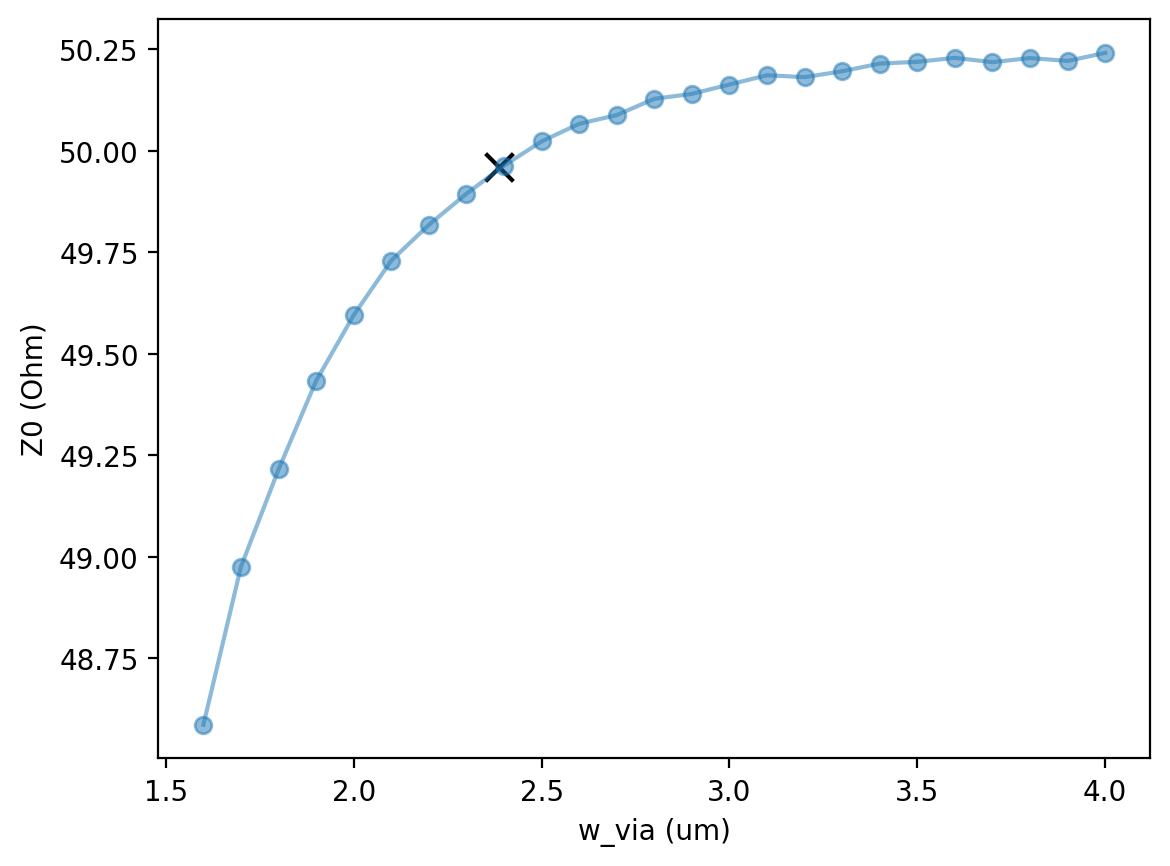

The script that saved this image:
import pandas as pd
import numpy as np
import matplotlib.pyplot as plt

# plt.gca().set_facecolor("gray")


def load_csv(filepath):
    df = pd.read_csv(filepath)
    w_via = df["w_via"]
    Z0 = df["Z0"]
    # convert to numpy array
    w_via = np.array(w_via)
    # Z0 is complex a+bi, convert from str, first replace j with i
    # then convert to complex, then take real part
    Z0 = np.array([complex(x.replace("i", "j")) for x in Z0])
    Z0 = np.real(Z0)
    return w_via, Z0


w_via, Z0 = load_csv("gcpw_via.csv")
Z0 = Z0 - 2.8

plt.plot(w_via, Z0, "o-", alpha=0.5)
plt.scatter(2.387, 52.76 - 2.8, marker="x", c="black", s=100)  # type: ignore
plt.xlabel("w_via (um)")
plt.ylabel("Z0 (Ohm)")
plt.scatter
# plt.grid()
plt.savefig("gcpw_via.png", dpi=200, bbox_inches="tight")
plt.show()
